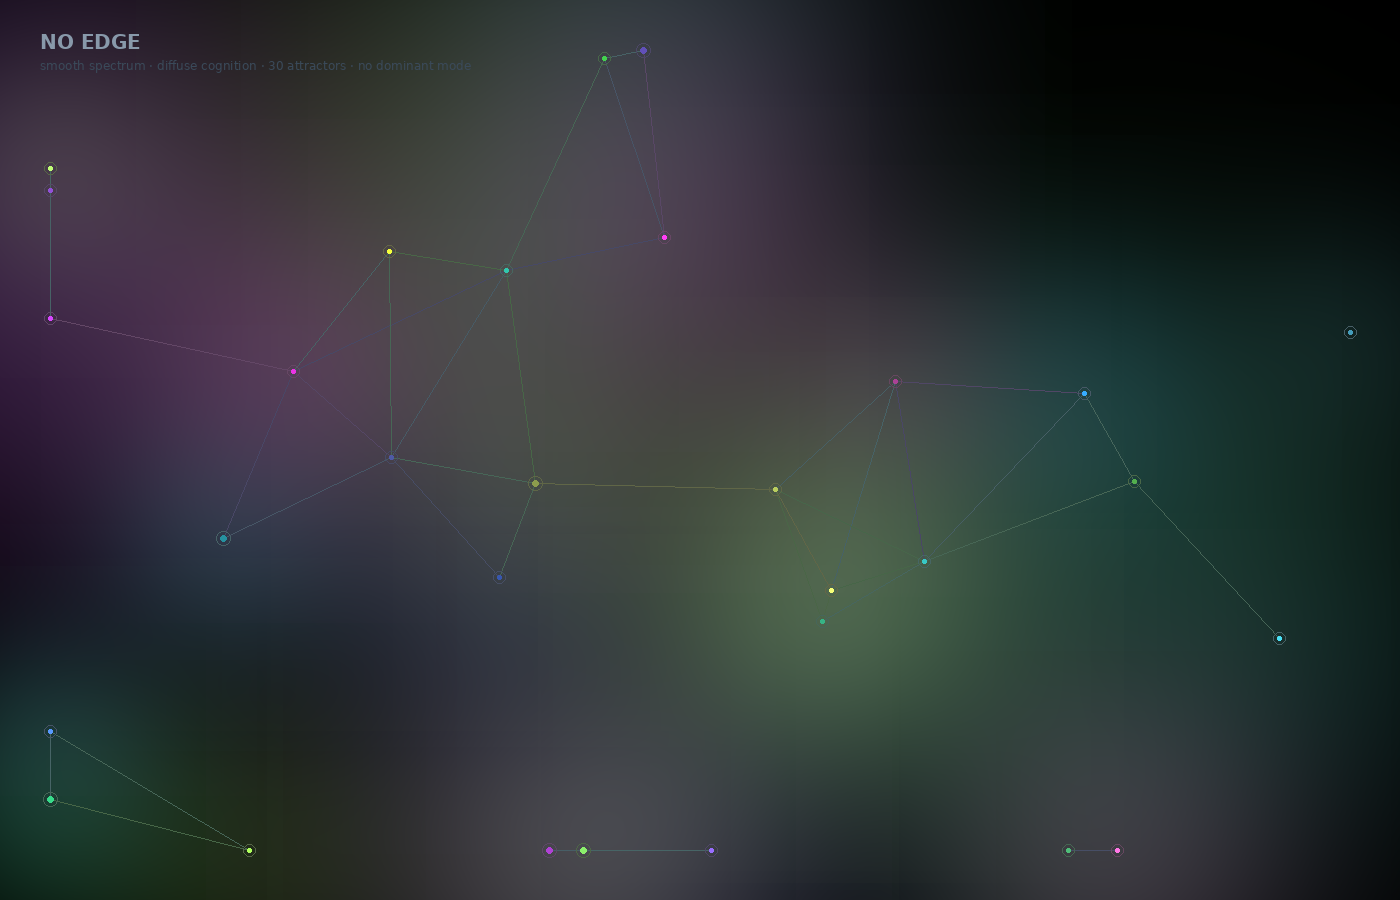

This chart was generated by the following Python code:
#!/usr/bin/env python3
"""
072-free — "No Edge"
Visualizing the smooth spectrum: what a cognitive trajectory looks like
when there's no dominant mode, no crystallization, no sharp boundary.

The image is a field of overlapping radial gradients — each represents
a conceptual "pull" in some direction. When the pulls are balanced
(smooth spectrum), the field has no center of gravity. The eye wanders,
never settling. This is what diffuse multi-dimensional cognition feels like.
"""

import numpy as np
from PIL import Image, ImageDraw, ImageFont, ImageFilter
import math, random, colorsys

W, H = 1400, 900
img = Image.new('RGB', (W, H), '#06060c')
pixels = np.zeros((H, W, 3), dtype=np.float64)

random.seed(20260411)

# 30 conceptual attractors — each is a point in 2D space with a color and intensity
# These represent the thoughtseed positions in concept-space
attractors = []
for i in range(30):
    x = random.gauss(W/2, W/3)
    y = random.gauss(H/2, H/3)
    x = max(50, min(W-50, x))
    y = max(50, min(H-50, y))

    # Hue follows a path through concept-space: teal → violet → amber → green → back
    t = i / 30
    hue = 0.52 + 0.3 * math.sin(2 * math.pi * t) + 0.1 * math.sin(4 * math.pi * t)
    sat = 0.5 + 0.3 * random.random()
    val = 0.4 + 0.4 * random.random()

    # Radius — smooth spectrum means no dominant attractor
    # All radii are similar (no sharp edge in "importance")
    radius = random.uniform(80, 200)

    # Intensity — slightly varying, but no huge gaps
    intensity = random.uniform(0.15, 0.45)

    attractors.append((x, y, hue, sat, val, radius, intensity))

# Render field
# For efficiency, render each attractor as a radial gradient and composite
for ax, ay, hue, sat, val, radius, intensity in attractors:
    # Create a small image for this attractor's contribution
    margin = int(radius * 2.5)
    ax_i, ay_i = int(ax), int(ay)
    x0 = max(0, ax_i - margin)
    x1 = min(W, ax_i + margin)
    y0 = max(0, ay_i - margin)
    y1 = min(H, ay_i + margin)

    if x1 <= x0 or y1 <= y0:
        continue

    yy, xx = np.mgrid[y0:y1, x0:x1]
    dist = np.sqrt((xx - ax)**2 + (yy - ay)**2)
    falloff = np.exp(-dist**2 / (2 * radius**2)) * intensity

    r, g, b = colorsys.hsv_to_rgb(hue % 1.0, sat, val)
    pixels[y0:y1, x0:x1, 0] += falloff * r
    pixels[y0:y1, x0:x1, 1] += falloff * g
    pixels[y0:y1, x0:x1, 2] += falloff * b

# Tone map (simple Reinhard)
pixels = pixels / (1 + pixels)
pixels = np.clip(pixels * 255, 0, 255).astype(np.uint8)

img = Image.fromarray(pixels, 'RGB')
draw = ImageDraw.Draw(img)

# ── Draw connections between nearby attractors ─────────────────────
for i in range(len(attractors)):
    for j in range(i+1, len(attractors)):
        x1, y1 = attractors[i][0], attractors[i][1]
        x2, y2 = attractors[j][0], attractors[j][1]
        dist = math.sqrt((x1-x2)**2 + (y1-y2)**2)
        if dist < 250:
            # Connection strength inversely proportional to distance
            alpha = int(max(0, min(255, (250 - dist) / 250 * 40)))
            hue_avg = (attractors[i][2] + attractors[j][2]) / 2
            r, g, b = colorsys.hsv_to_rgb(hue_avg % 1.0, 0.3, 0.4)
            c = (int(r*255), int(g*255), int(b*255))
            draw.line([(int(x1), int(y1)), (int(x2), int(y2))], fill=c, width=1)

# ── Draw attractor nodes ───────────────────────────────────────────
for ax, ay, hue, sat, val, radius, intensity in attractors:
    r_core = max(2, int(intensity * 8))
    r_ring = r_core + 4

    # Core
    r, g, b = colorsys.hsv_to_rgb(hue % 1.0, sat, min(1, val * 1.5))
    draw.ellipse([int(ax)-r_core, int(ay)-r_core, int(ax)+r_core, int(ay)+r_core],
                 fill=(int(r*255), int(g*255), int(b*255)))

    # Ring — radius represents influence zone, all similar (no edge)
    r, g, b = colorsys.hsv_to_rgb(hue % 1.0, 0.3, 0.4)
    draw.ellipse([int(ax)-r_ring, int(ay)-r_ring, int(ax)+r_ring, int(ay)+r_ring],
                 outline=(int(r*255), int(g*255), int(b*255)), width=1)

# ── Title ──────────────────────────────────────────────────────────
try:
    f_title = ImageFont.truetype("/usr/share/fonts/truetype/dejavu/DejaVuSans-Bold.ttf", 20)
    f_sub = ImageFont.truetype("/usr/share/fonts/truetype/dejavu/DejaVuSans.ttf", 12)
except:
    f_title = f_sub = ImageFont.load_default()

draw.text((40, 30), "NO EDGE", fill='#8899aa', font=f_title)
draw.text((40, 58), "smooth spectrum · diffuse cognition · 30 attractors · no dominant mode",
          fill='#3a4a5a', font=f_sub)

# Save
from pathlib import Path
out_dir = Path("/home/sya/journal/art/2026-04-11")
img.save(str(out_dir / "072-free.png"), "PNG")
print(f"Saved: {out_dir / '072-free.png'}")

tg = img.resize((1000, 643), Image.LANCZOS)
tg.save(str(out_dir / "072-free_tg.png"), "PNG")
print(f"Telegram: {out_dir / '072-free_tg.png'}")
